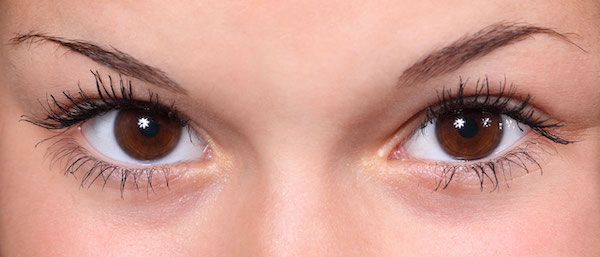
#> input picture Computer-vision/shape-detection/circles-detection/circles/brown-eyes.jpg, 600 x 257 px
$ jupyter execute main.ipynb
#> lines starting #> are read from the running program, lines starting #| are printed output that depends on the picture; after the words box and inside, x2 and y2 are one past the last pixel; in counts of white or black regions, pixels touching at a corner belong together
[cell 1]
import cv2 as cv
import numpy as np

[cell 2]
def detect_circles( img , minDist, p1, p2 , min_r , max_r):
    result = img.copy()
    gray = cv.cvtColor(result, cv.COLOR_BGR2GRAY)
    filtered = cv.GaussianBlur(gray, (5, 5), 1)
    # cv.imshow("filtered", filtered)
    circles = cv.HoughCircles(filtered, method=cv.HOUGH_GRADIENT, dp=1, minDist=minDist,
                            param1=p1, param2=p2, minRadius=min_r, maxRadius=max_r)

    if circles is not None:
        print(circles.shape)
        print(circles)
        circles = np.uint16(np.around(circles))

        for i in circles[0, :]:
            center = (i[0], i[1])
            radius = i[2]
            cv.circle(result, center, radius, (0, 255, 0), 3)

    return result

[cell 3]
img = cv.imread("./circles/brown-eyes.jpg")
#> img is the input picture: shape (257, 600, 3); mean B, G, R 142.2, 153.8, 204.8

result = detect_circles(img, 10, 100, 30, 20, 40)
#> in detect_circles, `gray = cv.cvtColor(result, cv.COLOR_BGR2GRAY)`:
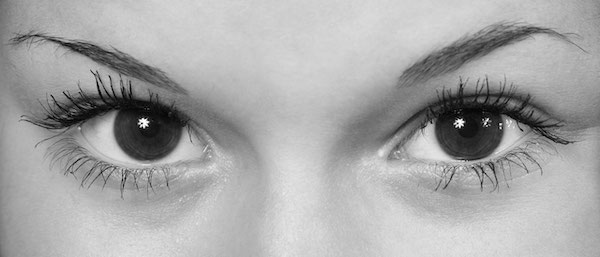
#> gray: shape (257, 600); min 0, max 255, mean 167.7
#> in detect_circles, `circles = cv.HoughCircles(filtered, method=cv.HOUGH_GRADIENT, dp=1, mi..`: circles = [[147.5, 126.5, 34.9], [469.5, 126.5, 33.8]]
#| (1, 2, 3)
#| [[[147.5 126.5  34.9]
#|   [469.5 126.5  33.8]]]
#> in detect_circles, `circles = np.uint16(np.around(circles))`: circles = [[148, 126, 35], [470, 126, 34]]
#> the loop in detect_circles, `for i in circles[0, :]:` made 2 passes
#> after the loop in detect_circles, `for i in circles[0, :]:`:
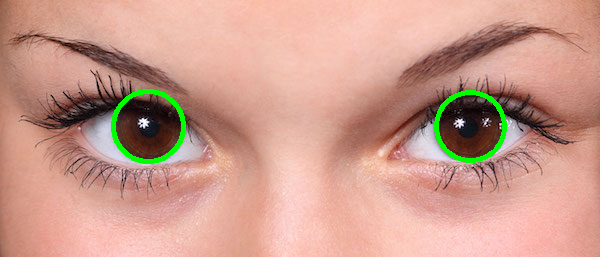
#> result: shape (257, 600, 3); 1.4% of pixels changed, all inside (x1, y1, x2, y2) = (111, 89, 507, 164)

cv.imshow("Circles", result)
cv.waitKey(0)
cv.destroyAllWindows()

[cell 4]
img = cv.imread("./circles/Ronaldo.jpg")
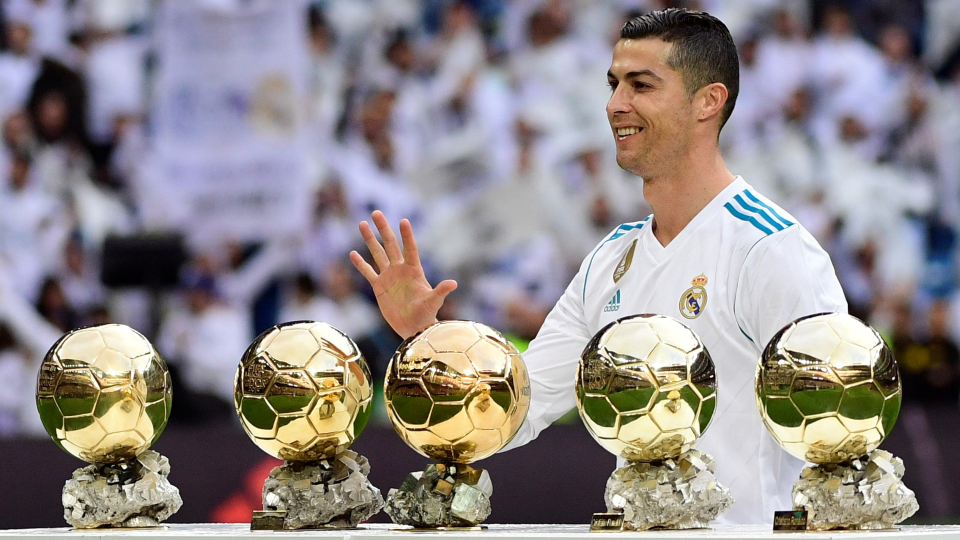
#> input picture Computer-vision/shape-detection/circles-detection/circles/Ronaldo.jpg, 1920 x 1080 px (shown at 1/2 size)
#> img is the input picture: shape (1080, 1920, 3); mean B, G, R 136.3, 135.8, 142.9

result = detect_circles(cv.resize(img, (0, 0), fx=0.5, fy=0.5) , 20, 100, 40, 50, 80)
#> call 2 of detect_circles, with minDist = 20, p1 = 100, p2 = 40, min_r = 50, max_r = 80
#> in detect_circles (call 2), `result = img.copy()`:
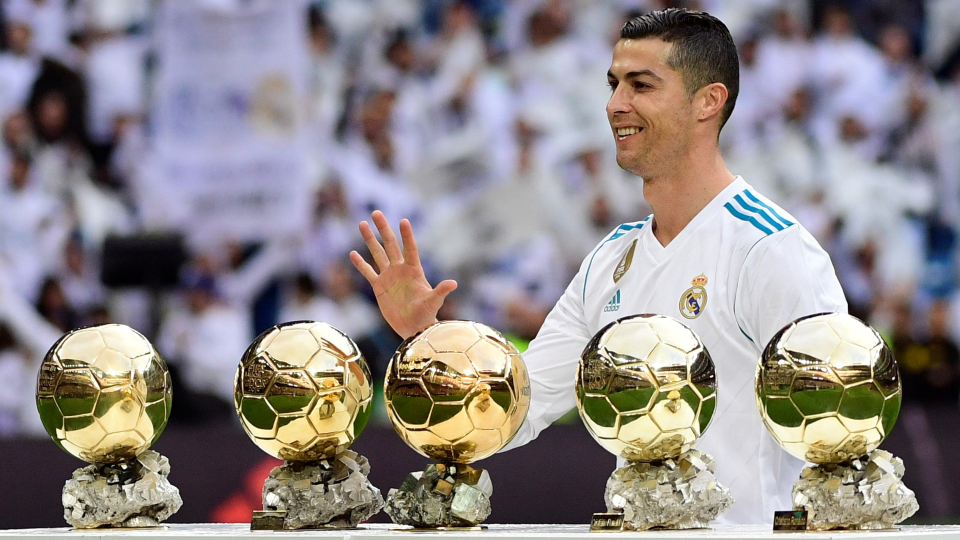
#> result: shape (540, 960, 3); mean of channels 0, 1, 2 136.4, 135.9, 143; drawn as B, G, R
#> in detect_circles (call 2), `gray = cv.cvtColor(result, cv.COLOR_BGR2GRAY)`:
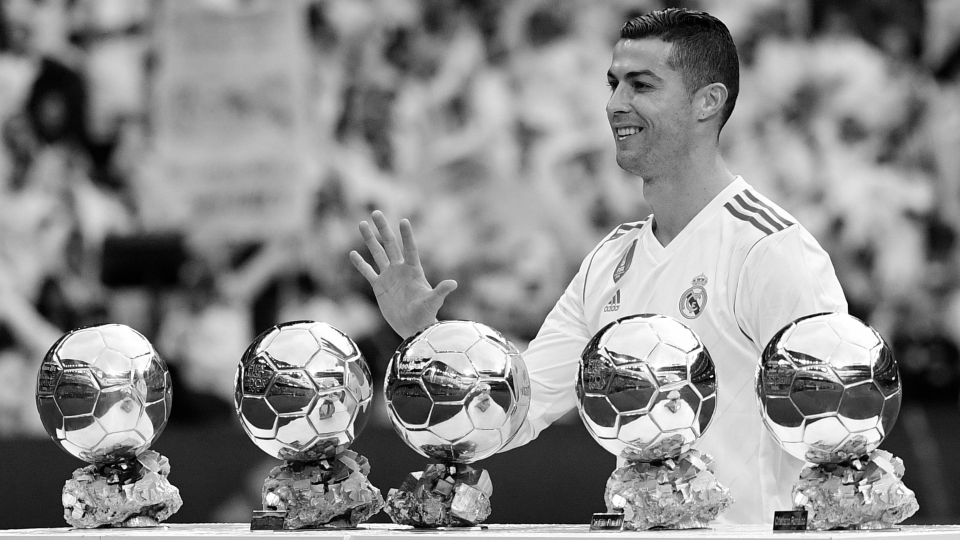
#> gray: shape (540, 960); min 0, max 255, mean 138.1
#> in detect_circles (call 2), `circles = cv.HoughCircles(filtered, method=cv.HOUGH_GRADIENT, dp=1, mi..`: circles = [[303.5, 393.5, 69.5], [454.5, 391.5, 71.7], [644.5, 383.5, 69.5], [104.5, 391.5, 69.5], [829.5, 391.5, 71.7]]
#| (1, 5, 3)
#| [[[303.5 393.5  69.5]
#|   [454.5 391.5  71.7]
#|   [644.5 383.5  69.5]
#|   [104.5 391.5  69.5]
#|   [829.5 391.5  71.7]]]
#> in detect_circles (call 2), `circles = np.uint16(np.around(circles))`: circles = [[304, 394, 70], [454, 392, 72], [644, 384, 70], [104, 392, 70], [830, 392, 72]]
#> the loop in detect_circles (call 2), `for i in circles[0, :]:` made 5 passes
#> after the loop in detect_circles (call 2), `for i in circles[0, :]:`:
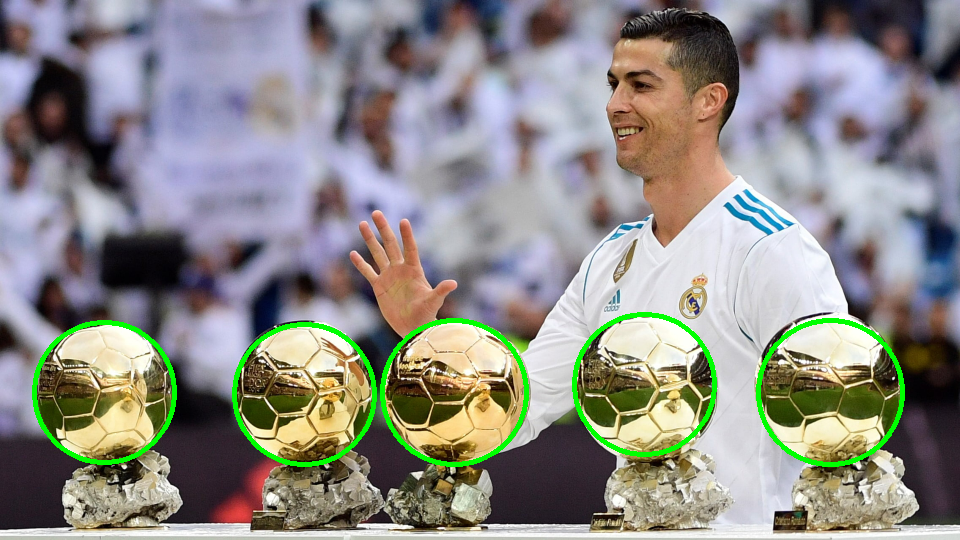
#> result: shape (540, 960, 3); 2.12% of pixels changed, all inside (x1, y1, x2, y2) = (32, 312, 905, 467); drawn as B, G, R

cv.imshow("Ronaldo", result)
cv.waitKey(0)
cv.destroyAllWindows()
